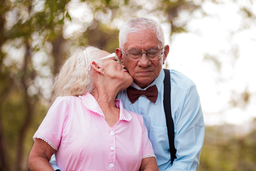
#> input picture MATH509 FP 算法预处理/unsplash_images/original/unsplash_eJlGGwboW3s.tif, 256 x 171 px, shrunk from 1080 x 720 before the run, found by its file name
$ python test.py
#> lines starting #> are read from the running program, lines starting #| are printed output that depends on the picture
### MATH509 FP II/rsc/rbf_regression.py
import numpy as np

class RBFRegression():
    def __init__(self, centers, widths):
        """ This class represents a radial basis function regression model.

        TODO: You will need to implement the methods of this class:
        - predict(X): ndarray -> ndarray
        - fit_with_l2_regularization(train_X, train_Y, l2_coef): ndarray, float -> None

        Args:
        - centers (ndarray (Shape: (K, 2))): A Kx2 matrix corresponding to the
                                           centers of the 2D radial basis functions.
                                           NOTE: This determines the number of parameters.
        - widths (ndarray (Shape: (K, 1))): A K-column vector corresponding to the
                                            widths of the radial basis functions.
                                            NOTE: We are assuming the function is isotropic.
        """
        assert centers.shape[0] == widths.shape[0], f"The number of centers and widths must match. (Centers: {centers.shape[0]}, Widths: {widths.shape[0]})"
        assert centers.shape[1] == 2, f"Each center should have two components. (Centers: {centers.shape[1]})"
        assert widths.shape[1] == 1, f"Each width should have one component. (Widths: {widths.shape[1]})"
        self.centers = centers
        self.widths = widths
        self.K = centers.shape[0]

        # Remember that we have K weights and 1 bias.
        self.parameters = np.ones((self.K + 1, 1), dtype=float)

    def _rbf_2d(self, X, rbf_i):
        """ This private method computes the output of the i'th 2D radial basis function given the inputs.
        Args:
        - X (ndarray (Shape: (N, 2))): A Nx2 matrix consisting N 2D input data.
        - rbf_i (int): The i'th radial basis function. NOTE: 0 <= rbf_i < K

        Output:
        - ndarray (Shape: (N, 1)): A N-column vector consisting N scalar output data.
        """
        assert 0 <= rbf_i < self.K

        # Retrieve the center and the width of the radial basis function
        rbf_center = self.centers[[rbf_i]]
        rbf_width = self.widths[[rbf_i]]

        # Compute the squared difference between X and the RBF center
        X_diff = np.sum(np.square(X - rbf_center), axis=1, keepdims=True)

        # Compute the RBF output
        z = np.exp(-X_diff / (2 * np.square(rbf_width)))
        return z

    def predict(self, X):
        """ This method predicts the output of the given input data using the model parameters.
        Recall that the RBF model is defined as:

        Given a single scalar input x,
        f(x) = w_0 + w_1 * b_0(x) + w_2 * b_1(x) + ... + w_K * b_K(x),
        where b_i is the i'th radial basis function.

        TODO: You will need to implement the above function and handle multiple 2D inputs,
              formatted as a Nx2 matrix.

        NOTE: You must not iterate through inputs.
        HINT: You can use self._rbf_2d to compute b_i(X).

        Args:
        - X (ndarray (Shape: (N, 2))): A Nx2 matrix consisting N 2D input data.

        Output:
        - ndarray (shape: (N, 1)): A N-column vector consisting N scalar output data.

        ASIDE: Do you see a way to do this without any loop at all?
        """
        assert X.shape[1] == 2, f"Each input should contain two components. Got: {X.shape[1]}"


        size = range(self.K)
        b_1 = list(map(lambda x:self._rbf_2d(X,x), size))
        b_2 = np.asarray(b_1).T[0]
        b_3 = np.hstack((np.ones((b_2.shape[0], 1)), b_2))
        return b_3 @ self.parameters


    def fit_with_l2_regularization(self, train_X, train_Y, l2_coef):
        """ This method fits the model parameters, given the training inputs and outputs.

        Recall that the optimal parameters are:
        parameters = (X^{T}X + l2_coef*I)^{-1}X^{T}Y

        TODO: You will need to replace self.parameters to the optimal parameters. Remember that the shape
              of the self.parameters is (K + 1, 1), where the first entry is the bias

        NOTE: Do not forget that we are using radial basis functions!

        Args:
        - train_X (ndarray (shape: (N, 2))): A Nx2 matrix consisting N 2D training inputs.
        - train_Y (ndarray (shape: (N, 1))): A N-column vector consisting N scalar training outputs.
        - l2_coef (float): The lambda term that decides how much regularization we want.
        """
        assert train_X.shape[0] == train_Y.shape[0], f"Number of inputs and outputs are different. (train_X: {train_X.shape[0]}, train_Y: {train_Y.shape[0]})"
        assert train_X.shape[1] == 2, f"Each input should contain two components. Got: {train_X.shape[1]}"
        assert train_Y.shape[1] == 1, f"Each output should contain 1 component. Got: {train_Y.shape[1]}"


        size = range(self.K)
        b_1 = list(map(lambda x:self._rbf_2d(train_X,x), size))
        b_2 = np.asarray(b_1).T[0]
        B = np.hstack((np.ones((b_2.shape[0], 1)), b_2))
        term_1 = B.T @ B
        term_2 = l2_coef * np.identity(term_1.shape[0])
        term_a = np.linalg.pinv(term_1 + term_2)
        term_b = B.T @ train_Y
        self.parameters = term_a @ term_b

        assert self.parameters.shape == (self.K + 1, 1)


# [21 lines that do not run on import are left out]

### MATH509 FP 算法预处理/test.py
import matplotlib.image as mpimg
import numpy as np
import os
import matplotlib.pyplot as plt
from PIL import Image
from rsc.rbf_regression import RBFRegression
import time

class ImageInpainting:
    """图像修复类 - RBF算法版本"""
    def __init__(self, model_type='RBF'):
        """初始化图像修复类
        参数:
        - model_type: 使用的模型类型，目前仅支持'RBF'
        """
        self.model_type = model_type.upper()
        if self.model_type != 'RBF':
            raise ValueError(f"当前版本仅支持RBF模型")

    def inpaint(self, image_name, fill_rgb, spacing, width, l2_coef=0.5, patch_size=25, tolerance=0.1):
        """执行图像修复
        参数:
        - image_name (str): 需要修复的图像文件名
        - fill_rgb (list): 需要填充的RGB颜色值，范围0-255
        - spacing (int): 采样点之间的间距，范围1-9
        - width (float): 采样范围的宽度，范围1-2*spacing
        - l2_coef (float): L2正则化系数
        - patch_size (int): 图像块大小
        - tolerance (float): 颜色相似度阈值
        """
        # 参数验证
        assert os.path.isfile(image_name), f"图像文件 {image_name} 不存在"
        assert len(fill_rgb) == 3 and all([0 <= element <= 255 for element in fill_rgb]), f"fill_rgb必须是3个0-255之间的整数，当前值: {fill_rgb}"
        assert 1 <= spacing <= 9, f"spacing必须在1-9之间，当前值: {spacing}"
        assert 1 <= width <= 2 * spacing, f"width必须在1-{2 * spacing}之间，当前值: {width}"
        assert 1 <= patch_size, f"patch_size必须大于等于1，当前值: {patch_size}"

        # 初始化参数
        CENTER_SPACING = spacing
        PATCH_SIZE = patch_size
        TOL = tolerance
        fill_rgb = fill_rgb.astype(float) / 255  # 归一化RGB值

        # 读取图像
        im = mpimg.imread(image_name)
        im = im.astype(float) / 255  # 归一化图像
        im_rec = im

        # 遍历图像块进行修复
        for i in range(CENTER_SPACING+1, im.shape[1]-(PATCH_SIZE+CENTER_SPACING)+1, PATCH_SIZE):
            for j in range(CENTER_SPACING+1, im.shape[0]-(PATCH_SIZE+CENTER_SPACING)+1, PATCH_SIZE):
                # 创建采样点网格
                [XX,YY] = np.meshgrid(
                    list(range(i-CENTER_SPACING, i+PATCH_SIZE+CENTER_SPACING+1, CENTER_SPACING)),
                    list(range(j-CENTER_SPACING, j+PATCH_SIZE+CENTER_SPACING+1, CENTER_SPACING))
                )

                # 构建采样点和宽度
                centers = np.array((XX.flatten(), YY.flatten()), dtype=float).T
                num_centers = centers.shape[0]
                widths = np.ones(shape=(num_centers, 1), dtype=float) * width

                # 为每个颜色通道创建RBF模型
                red_model = RBFRegression(centers=centers, widths=widths)
                green_model = RBFRegression(centers=centers, widths=widths)
                blue_model = RBFRegression(centers=centers, widths=widths)

                # 创建需要填充区域的坐标网格
                [XX,YY] = np.meshgrid(
                    list(range(i, i+PATCH_SIZE+1)),
                    list(range(j, j+PATCH_SIZE+1))
                )
                Pfill = np.array([XX.reshape(-1,order='F'), YY.reshape(-1,order='F')])
                patch_fill = im[j-1:j+PATCH_SIZE, i-1:i+PATCH_SIZE]

                # 找出需要填充的像素
                ref = patch_fill - fill_rgb
                ref = np.power(ref, 2)
                ref = np.sum(ref, 2)
                index_fill = np.argwhere(ref <= TOL)
                idx_fill = np.sort(index_fill[:,1]*ref.shape[0]+index_fill[:,0])

                # 创建训练数据坐标网格
                [XX,YY] = np.meshgrid(
                    list(range(i-CENTER_SPACING, i+PATCH_SIZE+CENTER_SPACING+1)),
                    list(range(j-CENTER_SPACING, j+PATCH_SIZE+CENTER_SPACING+1))
                )
                P = np.array([XX.reshape(-1,order='F'), YY.reshape(-1,order='F')])

                patch = im[j-CENTER_SPACING-1:j+PATCH_SIZE+CENTER_SPACING,
                          i-CENTER_SPACING-1:i+PATCH_SIZE+CENTER_SPACING]

                # 找出可用于训练的像素
                ref = patch - fill_rgb
                ref = np.power(ref, 2)
                ref = np.sum(ref, 2)
                index_data = np.argwhere(ref > TOL)
                idx_data = np.sort(index_data[:,1]*ref.shape[0]+index_data[:,0])

                # 如果存在需要填充的像素，进行修复
                if (idx_fill.size > 0):
                    print('正在修复选定颜色的区域')
                    if(idx_data.size <= num_centers):
                        print('训练数据不足，直接复制图像块\n')
                        patch_rec = patch_fill
                    else:
                        # 获取有效的训练数据位置
                        PP = P[:,idx_data]

                        # 对每个颜色通道进行模型拟合
                        # 红色通道
                        patch_R = patch[:,:,0]
                        z_R = patch_R.reshape(patch_R.size,1, order='F')
                        z_R = z_R[idx_data]
                        red_model.fit_with_l2_regularization(PP.T, z_R, l2_coef)

                        # 绿色通道
                        patch_G = patch[:,:,1]
                        z_G = patch_G.reshape(patch_G.size,1, order='F')
                        z_G = z_G[idx_data]
                        green_model.fit_with_l2_regularization(PP.T, z_G, l2_coef)

                        # 蓝色通道
                        patch_B = patch[:,:,2]
                        z_B = patch_B.reshape(patch_B.size,1, order='F')
                        z_B = z_B[idx_data]
                        blue_model.fit_with_l2_regularization(PP.T, z_B, l2_coef)

                        # 打印数据形状并退出程序
                        # print(f'PP.T: {PP.T.shape}, \nz_R: {z_R.shape}, \nz_G: {z_G.shape}, \nz_B: {z_B.shape}')
                        # import sys; sys.exit()  # 直接退出程序
                        # 在填充位置重建像素值
                        PP = Pfill[:,idx_fill].T
                        fill_R = red_model.predict(PP)
                        fill_G = green_model.predict(PP)
                        fill_B = blue_model.predict(PP)

                        # 组装修复后的图像块
                        patch_rec = patch_fill
                        pr_R = patch_rec[:,:,0]
                        pr_G = patch_rec[:,:,1]
                        pr_B = patch_rec[:,:,2]
                        pr_R[index_fill[:,0],index_fill[:,1]] = np.squeeze(np.asarray(fill_R))
                        pr_G[index_fill[:,0],index_fill[:,1]] = np.squeeze(np.asarray(fill_G))
                        pr_B[index_fill[:,0],index_fill[:,1]] = np.squeeze(np.asarray(fill_B))
                        patch_rec[:,:,0] = pr_R
                        patch_rec[:,:,1] = pr_G
                        patch_rec[:,:,2] = pr_B
                else:
                    print('复制图像块 %d--%d'%(i,j))
                    patch_rec = patch_fill

                # 更新修复后的图像
                im_rec[j-1:j+PATCH_SIZE,i-1:i+PATCH_SIZE] = patch_rec

        return np.round(im_rec,4)

    def calculate_color_differences(self, image_name, fill_rgb):
        """计算图像中所有像素点与目标颜色的差异值
        参数:
        - image_name (str): 图像文件名
        - fill_rgb (list): 目标RGB颜色值，范围0-255
        返回:
        - diff_values (ndarray): 所有像素点的颜色差异值
        """
        # 读取图像
        im = mpimg.imread(image_name)
        im = im.astype(float) / 255  # 归一化图像
        fill_rgb = fill_rgb.astype(float) / 255  # 归一化目标颜色

        # 计算颜色差异
        ref = im - fill_rgb
        ref = np.power(ref, 2)
        diff_values = np.sum(ref, 2)

        return diff_values

    def calculate_mse(self, original, reconstructed):
        """计算重建图像与原图的均方误差
        参数:
        - original: 原始图像
        - reconstructed: 重建图像
        返回:
        - mse: 均方误差值
        """
        # 确保图像是numpy数组
        if not isinstance(original, np.ndarray):
            original = np.array(original)
        if not isinstance(reconstructed, np.ndarray):
            reconstructed = np.array(reconstructed)

        # 计算MSE
        mse = np.mean((original - reconstructed) ** 2)
        return mse

    def plot_top_pixel_frequencies(self, image_name, top_n=10):
        """计算并显示RGB像素值频率的top N排序
        参数:
        - image_name: 图像文件名
        - top_n: 显示前N个最频繁的像素值组合
        """
        # 读取图像
        im = mpimg.imread(image_name)
        im = im.astype(float) / 255  # 归一化图像

        # 将RGB值四舍五入到3位小数，以便统计频率
        im_rounded = np.round(im, 3)

        # 将RGB值转换为字符串形式，以便作为唯一标识
        pixel_strings = [f'({r:.3f}, {g:.3f}, {b:.3f})'
                        for r, g, b in zip(im_rounded[:,:,0].flatten(),
                                         im_rounded[:,:,1].flatten(),
                                         im_rounded[:,:,2].flatten())]

        # 统计每个RGB组合的频率
        unique_values, counts = np.unique(pixel_strings, return_counts=True)

        # 按频率降序排序
        sorted_indices = np.argsort(counts)[::-1]
        top_values = unique_values[sorted_indices[:top_n]]
        top_counts = counts[sorted_indices[:top_n]]

        # 创建新的图形
        plt.figure(figsize=(15, 6))

        # 绘制条形图
        plt.bar(range(top_n), top_counts)
        plt.title(f'Top {top_n} Most Frequent RGB Values', fontsize=12)
        plt.xlabel('Rank', fontsize=10)
        plt.ylabel('Frequency', fontsize=10)

        # 添加数值标签
        for i, (value, count) in enumerate(zip(top_values, top_counts)):
            plt.text(i, count, f'{value}\n({count})',
                    ha='center', va='bottom', fontsize=8)

        plt.xticks(range(top_n))
        plt.grid(True, axis='y', linestyle='--', alpha=0.7)
        plt.tight_layout()
        plt.show()

    def inpaint_multiple_times(self, image_name, fill_rgb, spacing, width, l2_coef=0.5, patch_size=25, tolerance=[0.1]):
        """多次执行图像修复"""
        im_rec = None
        for i, tol in enumerate(tolerance):
            print(f'第{i+1}次修复 (tolerance={tol})...')
            im_rec = self.inpaint(image_name, fill_rgb, spacing, width, l2_coef, patch_size, tolerance=tol)
            # 更新image_name为上一次修复的结果
            if i < len(tolerance) - 1:  # 如果不是最后一次，保存临时结果
                temp_name = f'temp_inpaint_{i}.tif'
                # 确保像素值在0-1范围内，并只保存RGB通道
                im_rec_clipped = np.clip(im_rec, 0, 1)
                if im_rec_clipped.shape[-1] == 4:  # 如果是RGBA格式
                    im_rec_clipped = im_rec_clipped[..., :3]  # 只保留RGB通道
                # 将numpy数组转换为PIL图像并保存为tif格式
                im_pil = Image.fromarray((im_rec_clipped * 255).astype(np.uint8))
                im_pil.save(temp_name, format='TIFF')
                image_name = temp_name
        return im_rec

if __name__ == "__main__":
    # 设置图像路径
    image_name = "/Users/ec/Desktop/MATH509 FP 算法预处理/unsplash_images/processed/unsplash_eJlGGwboW3s.tif"
    oimage = Image.open("/Users/ec/Desktop/MATH509 FP 算法预处理/unsplash_images/original/unsplash_eJlGGwboW3s.tif")
#> oimage is the input picture: PIL image 256x171 RGB; mean R, G, B 183.9, 166.6, 159
    image = Image.open(image_name)
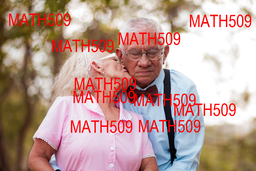
#> input picture MATH509 FP 算法预处理/unsplash_images/processed/unsplash_eJlGGwboW3s.tif, 256 x 171 px, shrunk from 1080 x 720 before the run, found by its file name
#> image is the input picture: PIL image 256x171 RGB; mean R, G, B 188.2, 156.5, 149

    # 设置修复参数
    fill_rgb = np.array([255, 0, 0])  # 需要填充的红色
    spacing = 3  # 采样点间距 3
    width = 2    # 采样范围宽度 2
    l2_coef = 0.5  # L2正则化系数 0.5
    # tolerance = 0.1 ~ 1.0 up to 3
    tolerance = 0.5

    # 使用RBF方法进行图像修复
    inpainter = ImageInpainting(model_type='RBF')

    # 进行多次修复
    im_rec1 = inpainter.inpaint_multiple_times(image_name, fill_rgb, spacing, width, l2_coef, tolerance=[0.2, 0.3, 0.4])
#> after the loop in inpaint, `for i in range(CENTER_SPACING+1, im.shape[1]-(PATCH_SIZE+CENTER_SPACIN..`:
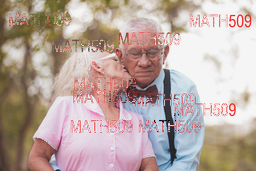
#> im_rec: shape (171, 256, 3) float64; mean R, G, B 0.725, 0.639, 0.609; drawn with min black and max white
#> after the loop in inpaint, `for i in range(CENTER_SPACING+1, im.shape[1]-(PATCH_SIZE+CENTER_SPACIN..`:
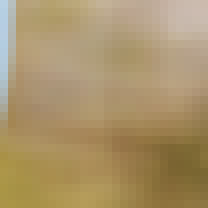
#> patch_rec: shape (26, 26, 3) float64 (shown 8 times larger); mean R, G, B 0.666, 0.579, 0.416
#> after the loop in inpaint, `for i in range(CENTER_SPACING+1, im.shape[1]-(PATCH_SIZE+CENTER_SPACIN..`:
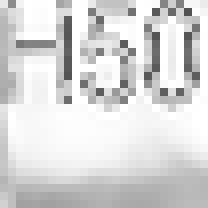
#> pr_G: shape (26, 26) float64 (shown 8 times larger); min 0.322, max 1, mean 0.847
#> after the loop in inpaint, `for i in range(CENTER_SPACING+1, im.shape[1]-(PATCH_SIZE+CENTER_SPACIN..`:
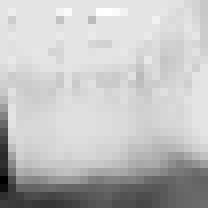
#> pr_R: shape (26, 26) float64 (shown 8 times larger); min 0.62, max 1.04, mean 0.941; drawn with min black and max white
#> in inpaint_multiple_times, `im_rec_clipped = np.clip(im_rec, 0, 1)`:
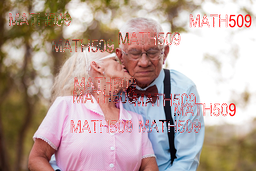
#> im_rec_clipped: shape (171, 256, 3) float64; mean of channels 0, 1, 2 0.725, 0.639, 0.609; drawn as R, G, B
    # 使用tolerance=0.5进行一次修复
    # im_rec2 = inpainter.inpaint(image_name, fill_rgb, spacing, width, l2_coef, tolerance=tolerance)

    inpainter.plot_top_pixel_frequencies(image_name)
#> the loop in plot_top_pixel_frequencies, `for i, (value, count) in enumerate(zip(top_values, top_counts)):` made 10 passes
#> (value, count) on passes 1 to 10: ('(1.000, 1.000, 1.000)', 3986), ('(1.000, 0.000, 0.000)', 348), ('(0.996, 0.996, 0.996)', 309), ('(0.992, 0.992, 0.992)', 185), ('(0.988, 0.988, 0.988)', 135), ('(0.984, 0.984, 0.984)', 120), ('(0.980, 0.980, 0.980)', 96), ('(0.976, 0.976, 0.976)', 62), ('(1.000, 0.996, 0.996)', 45), ('(1.000, 0.992, 0.992)', 43)
    # 显示修复结果对比
    plt.figure(figsize=(20, 8))  # 调整图形尺寸为1行3列

    # 原始图像
    plt.subplot(1, 3, 1)
    plt.imshow(oimage)
    plt.title('Original Image', fontsize=12)
    plt.axis('off')

    # 损坏图像
    plt.subplot(1, 3, 2)
    plt.imshow(image)
    plt.title(f'Damaged Image', fontsize=12)
    plt.axis('off')

    # 宽松tolerance的修复结果
    plt.subplot(1, 3, 3)
    plt.imshow(im_rec1)
    plt.title(f'tol=0.2 times=2', fontsize=12)
    plt.axis('off')

    plt.tight_layout(pad=3.0)  # 增加子图之间的间距
    plt.show()
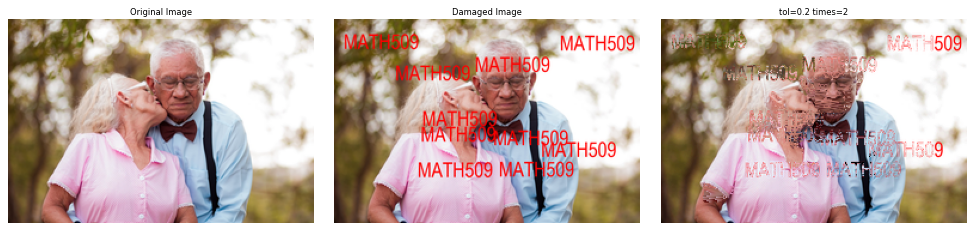
#> figure drawn by matplotlib, 3 panels
